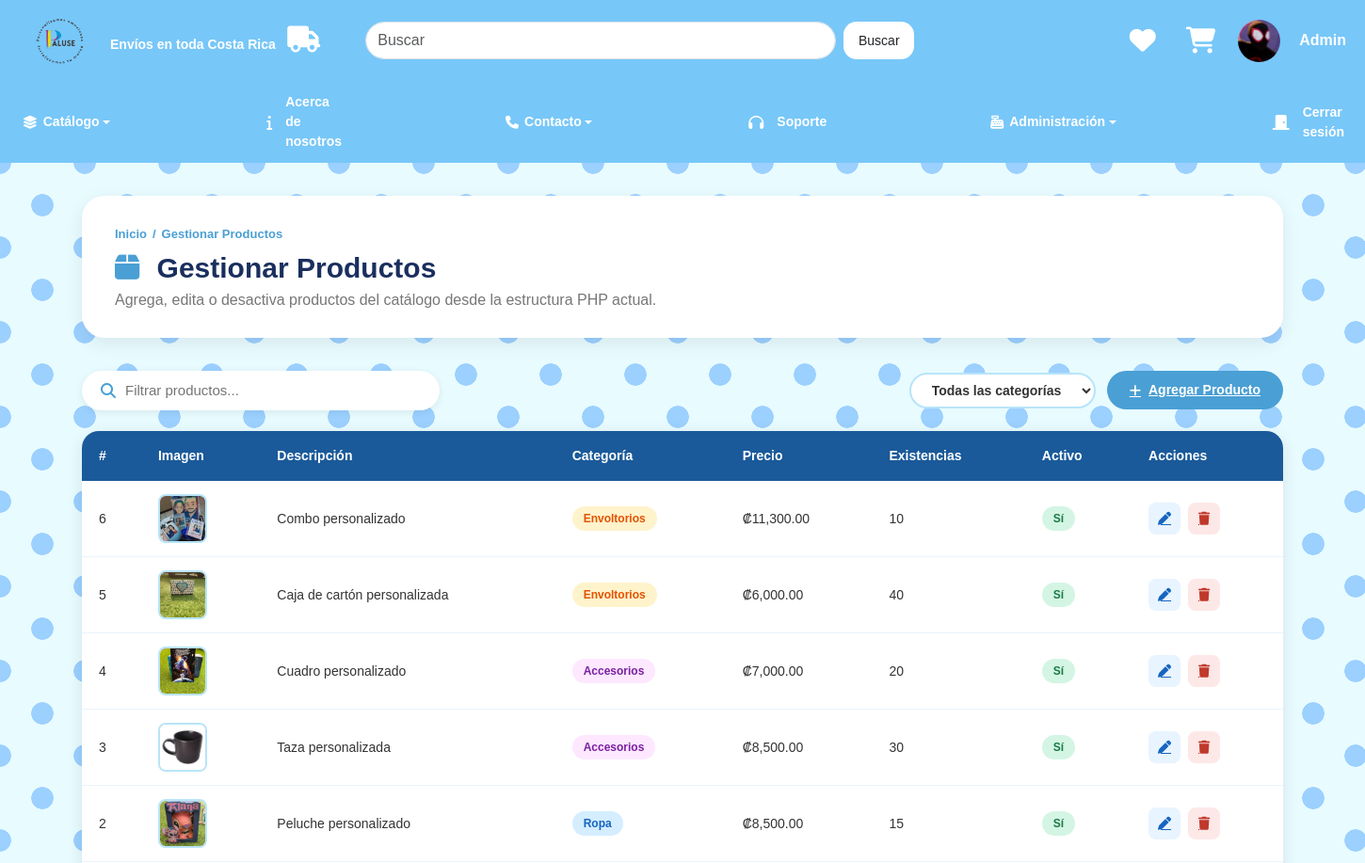
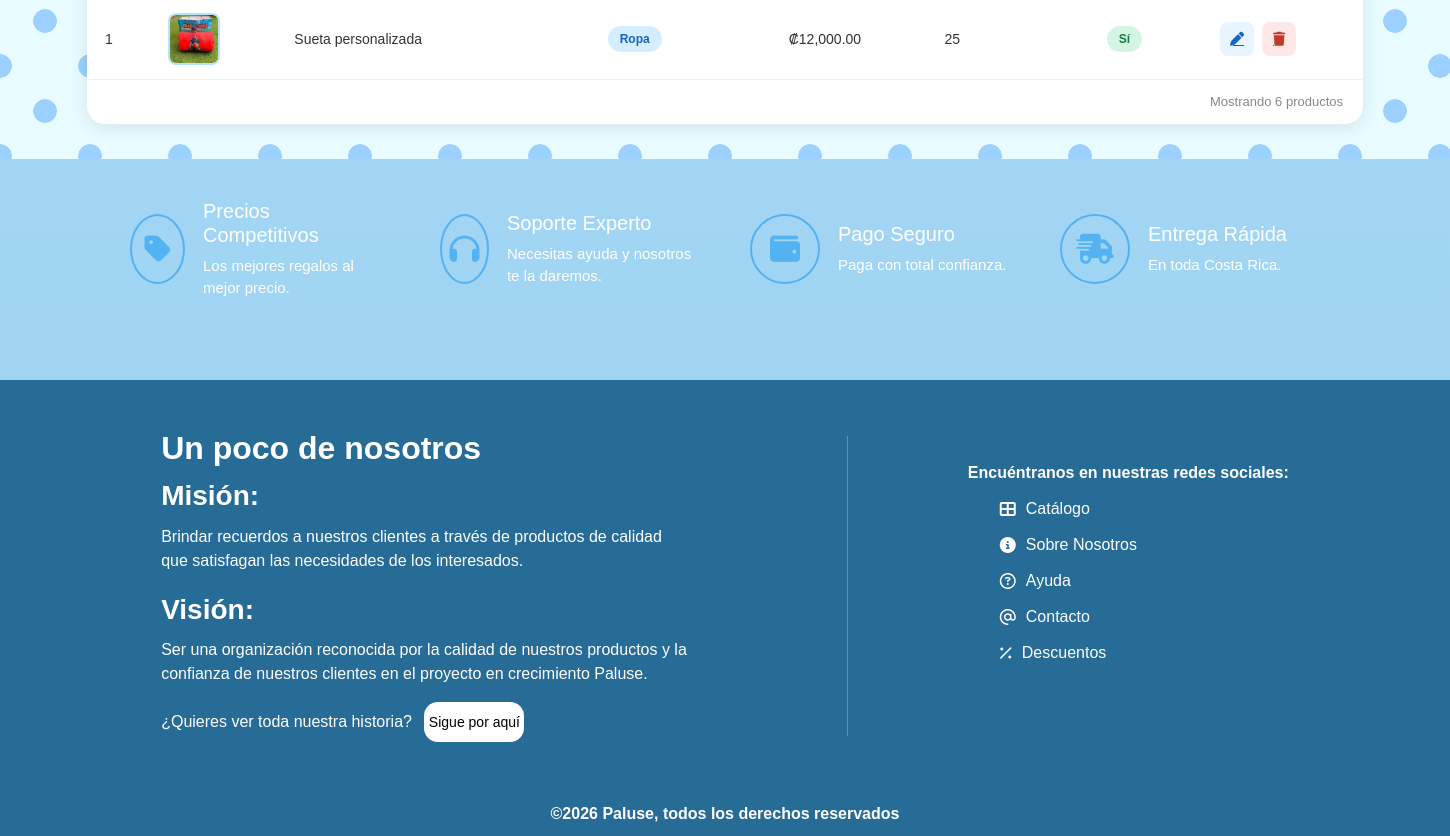
/producto/index (signed in), run on the app's committed database (2 pictures, top to bottom).
### tables this page shows
CREATE TABLE producto (
  id_producto INT NOT NULL AUTO_INCREMENT,
  id_categoria INT NOT NULL,
  descripcion VARCHAR(50) NOT NULL,
  detalle TEXT,
  precio DECIMAL(12,2) CHECK (precio >= 0),
  existencias INT UNSIGNED CHECK (existencias >= 0),
  ruta_imagen VARCHAR(1024),
  activo BOOLEAN,
  fecha_creacion TIMESTAMP DEFAULT CURRENT_TIMESTAMP,
  fecha_modificacion TIMESTAMP DEFAULT CURRENT_TIMESTAMP ON UPDATE CURRENT_TIMESTAMP,
  PRIMARY KEY (id_producto),
  UNIQUE (descripcion),
  INDEX ndx_descripcion (descripcion),
  FOREIGN KEY fk_producto_categoria (id_categoria) REFERENCES categoria(id_categoria)
);

CREATE TABLE categoria (
  id_categoria INT NOT NULL AUTO_INCREMENT,
  descripcion VARCHAR(50) NOT NULL,
  ruta_imagen VARCHAR(1024),
  activo BOOLEAN,
  fecha_creacion TIMESTAMP DEFAULT CURRENT_TIMESTAMP,
  fecha_modificacion TIMESTAMP DEFAULT CURRENT_TIMESTAMP ON UPDATE CURRENT_TIMESTAMP,
  PRIMARY KEY (id_categoria),
  UNIQUE (descripcion),
  INDEX ndx_descripcion (descripcion)
);

### app/controllers/ProductoController.php (called while the page is built, shortened)
<?php
class ProductoController extends Controller {
    private $productoModel;
    private $categoriaModel;
    public function __construct() {
        $this->productoModel = $this->model('Producto');
        $this->categoriaModel = $this->model('Categoria');
    }
    public function index() {
        $this->view('producto/index', [
            'productos' => $this->productoModel->getAll(),
            'categorias' => $this->categoriaModel->getAll(),
            'css' => [
                'indexStyles.css',
                'adminStyles.css',
                'gestionarProductosStyles.css'
            ]
        ]);
    }
}

### app/core/App.php (called while the page is built, shortened)
<?php
class App {
    protected $method = 'index';
    public function __construct() {
        $url = $this->parseUrl();
        if (isset($url[0]) && file_exists('../app/controllers/' . ucfirst($url[0]) . 'Controller.php')) {
            unset($url[0]);
        }
        $this->controller = new $this->controller;
        if (isset($url[1])) {
            if (method_exists($this->controller, $url[1])) {
                $this->method = $url[1];
                unset($url[1]);
            }
        }
        $this->params = $url ? array_values($url) : [];
        call_user_func_array([$this->controller, $this->method], $this->params);
    }
    public function parseUrl() {
        if (isset($_GET['url'])) {
            return explode('/', filter_var(rtrim($_GET['url'], '/'), FILTER_SANITIZE_URL));
        }
        return [];
    }
}

### public/index.php (called while the page is built, shortened)
<?php
require_once '../app/core/App.php';
$app = new App();

### app/models/Producto.php (called while the page is built, shortened)
<?php
require_once '../app/config/Database.php';
class Producto {
    private $db;
    public function __construct() {
        $this->db = Database::getInstance()->getConnection();
    }
    public function getAll() {
        $query = "SELECT producto.*, categoria.descripcion AS categoria_descripcion
                  FROM producto
                  INNER JOIN categoria ON producto.id_categoria = categoria.id_categoria
                  ORDER BY producto.id_producto DESC";
        $result = $this->db->query($query);
        $productos = [];
        if ($result && $result->num_rows > 0) {
            while ($row = $result->fetch_assoc()) {
                $productos[] = $row;
            }
        }
        return $productos;
    }
}

### app/config/Database.php (called while the page is built, shortened)
<?php
class Database {
    private static $instance = null;
    private $conn;
    private function __construct() {
        try {
            $this->conn = new mysqli(DB_HOST, DB_USER, DB_PASS, DB_NAME);
            $this->conn->set_charset("utf8");
        } catch (mysqli_sql_exception $e) {
            die("Error de conexión a la base de datos. Por favor, verifica que MySQL esté encendido y la base de datos '" . DB_NAME . "' exista. Detalle: " . $e->getMessage());
        }
    }
    public static function getInstance() {
        if (!self::$instance) {
            self::$instance = new Database();
        }
        return self::$instance;
    }
    public function getConnection() {
        return $this->conn;
    }
}

### app/views/producto/index.php (the view, shortened to what this page needs)
<?php require_once '../app/views/layouts/head.php'; ?>
<?php require_once '../app/views/layouts/header.php'; ?>
<?php
function productoBadgeClass($categoria) {
    $normalized = strtolower(trim($categoria));
    switch ($normalized) {
        case 'ropa':
            return 'badge-ropa';
        case 'accesorios':
            return 'badge-accesorios';
        case 'envoltorios':
            return 'badge-envoltorios';
    }
}
?>
<main class="admin-page">
    <section class="admin-header">
        <div class="admin-header-texto">
            <nav class="breadcrumb-admin" aria-label="breadcrumb">
                <a href="<?= BASE_URL ?>">Inicio</a>
                <span>/</span>
                <span>Gestionar Productos</span>
            </nav>
            <h1>
                <i class="fa-solid fa-box"></i>
                Gestionar Productos
            </h1>
            <p>Agrega, edita o desactiva productos del catálogo desde la estructura PHP actual.</p>
        </div>
    </section>
    <div class="gp-toolbar">
        <div class="gp-busqueda">
            <i class="fa-solid fa-magnifying-glass"></i>
            <input type="text" id="filtroProducto" placeholder="Filtrar productos..." oninput="filtrarTabla()">
        </div>
        <div class="gp-toolbar-derecha">
            <select id="filtroCategoria" class="gp-select" onchange="filtrarTabla()">
                <option value="">Todas las categorías</option>
            </select>
            <a href="<?= BASE_URL ?>/producto/create" class="btn-agregar">
                <i class="fa-solid fa-plus"></i>
                Agregar Producto
            </a>
        </div>
    </div>
    <div class="gp-tabla-contenedor">
        <table class="gp-tabla" id="tablaProductos">
            <thead>
                <tr>
                    <th>#</th>
                    <th>Imagen</th>
                    <th>Descripción</th>
                    <th>Categoría</th>
                    <th>Precio</th>
                    <th>Existencias</th>
                    <th>Activo</th>
                    <th>Acciones</th>
                </tr>
            </thead>
            <tbody>
                <?php foreach ($data['productos'] as $producto): ?>
                    <tr>
                        <td><?= $producto['id_producto'] ?></td>
                        <td>
                            <?php if (!empty($producto['ruta_imagen'])): ?>
                                <img
                                    src="<?= htmlspecialchars($producto['ruta_imagen']) ?>"
                                    class="gp-img-miniatura"
                                    alt="<?= htmlspecialchars($producto['descripcion']) ?>">
                            <?php else: ?>
                                <span>Sin imagen</span>
                            <?php endif; ?>
                        </td>
                        <td class="col-descripcion"><?= htmlspecialchars($producto['descripcion']) ?></td>
                        <td>
                            <span class="gp-badge <?= productoBadgeClass($producto['categoria_descripcion']) ?>">
                                <?= htmlspecialchars($producto['categoria_descripcion']) ?>
                            </span>
                        </td>
                        <td>₡<?= number_format((float) $producto['precio'], 2) ?></td>
                        <td><?= (int) $producto['existencias'] ?></td>
                        <td>
                            <span class="gp-activo <?= !empty($producto['activo']) ? 'activo-si' : 'activo-no' ?>">
                                <?= !empty($producto['activo']) ? 'Sí' : 'No' ?>
                            </span>
                        </td>
                        <td>
                            <div class="gp-acciones">
                                <a
                                    href="<?= BASE_URL ?>/producto/edit/<?= $producto['id_producto'] ?>"
                                    class="btn-editar"
                                    title="Editar">
                                    <i class="fa-solid fa-pen"></i>
                                </a>
                                <a
                                    href="<?= BASE_URL ?>/producto/delete/<?= $producto['id_producto'] ?>"
                                    class="btn-eliminar"
                                    title="Eliminar"
                                    onclick="return confirm('¿Seguro que deseas desactivar este producto?');">
                                    <i class="fa-solid fa-trash"></i>
                                </a>
                            </div>
                        </td>
                    </tr>
                <?php endforeach; ?>
            </tbody>
        </table>
        <div class="gp-contador">
            <span id="contadorProductos">Mostrando <?= count($data['productos']) ?> productos</span>
        </div>
    </div>
</main>
<?php require_once '../app/views/layouts/footer.php'; ?>

### public/css/general.css (style rules this page uses)
* { margin:0; padding:0; box-sizing:border-box; }
body { background:linear-gradient(180deg,#aadcfa,#9dd1f1); font-family:Arial, Helvetica, sans-serif; }

### public/css/indexStyles.css (style rules this page uses)
* { margin: 0; padding: 0; box-sizing: border-box; }
body { background: linear-gradient(180deg, #aadcfa, #9dd1f1); font-family: Arial, Helvetica, sans-serif; }

### public/css/adminStyles.css (style rules this page uses)
.admin-page { min-height: 100vh; padding: 35px 6%; background-color: #e8fbff; background-image: radial-gradient(#9bd0ff 18%, transparent 19%), radial-gradient(#9bd0ff 18%, transparent 19%); background-size: 90px 90px; background-position: 0 0, 45px 45px; }
.admin-header { display: flex; justify-content: space-between; align-items: center; background: white; border-radius: 24px; padding: 28px 35px; margin-bottom: 35px; box-shadow: 0 6px 20px rgba(0, 0, 0, 0.08); flex-wrap: wrap; gap: 15px; }
.admin-header-texto h1 { font-size: 34px; font-weight: 900; color: #1a2f5e; margin-bottom: 4px; }
.admin-header-texto p { color: #777; font-size: 16px; margin: 0; }

### public/css/gestionarProductosStyles.css (style rules this page uses)
.breadcrumb-admin { display: inline-flex; align-items: center; gap: 6px; font-size: 13px; font-weight: 600; color: #4a9fd4; margin-bottom: 8px; }
.breadcrumb-admin a { color: #4a9fd4; text-decoration: none; transition: 0.2s; }
.breadcrumb-admin span { color: #4a9fd4; }
.admin-header-texto h1 { font-size: 30px; font-weight: 900; color: #1a2f5e; margin-bottom: 4px; }
.admin-header-texto h1 i { margin-right: 10px; color: #4a9fd4; }
.gp-toolbar { display: flex; justify-content: space-between; align-items: center; margin-bottom: 22px; gap: 14px; flex-wrap: wrap; }
.gp-busqueda { display: flex; align-items: center; background: white; border-radius: 50px; padding: 10px 20px; gap: 10px; box-shadow: 0 2px 8px rgba(0,0,0,0.08); flex: 1; max-width: 380px; }
.gp-busqueda i { color: #4a9fd4; font-size: 16px; }
.gp-busqueda input { border: none; outline: none; font-size: 15px; width: 100%; background: transparent; color: #333; }
.gp-toolbar-derecha { display: flex; align-items: center; gap: 12px; }
.gp-select { border: 2px solid #b8e4f9; border-radius: 50px; padding: 8px 18px; font-size: 14px; font-weight: 600; color: #333; background: white; cursor: pointer; outline: none; transition: border-color 0.2s; }
.btn-agregar { background: #4a9fd4; color: white; border: none; border-radius: 50px; padding: 10px 24px; font-size: 14px; font-weight: 700; cursor: pointer; display: flex; align-items: center; gap: 8px; transition: background 0.25s, transform 0.2s; white-space: nowrap; }
.gp-tabla-contenedor { background: white; border-radius: 18px; box-shadow: 0 4px 18px rgba(0,0,0,0.09); overflow: hidden; }
.gp-tabla { width: 100%; border-collapse: collapse; }
.gp-tabla thead tr { background: #1a5a9a; color: white; }
.gp-tabla thead th { padding: 16px 18px; font-size: 14px; font-weight: 700; text-align: left; white-space: nowrap; }
.gp-tabla tbody tr { border-bottom: 1px solid #e8f4fc; transition: background 0.18s; }
.gp-tabla tbody tr:last-child { border-bottom: none; }
.gp-tabla td { padding: 14px 18px; font-size: 14px; color: #333; vertical-align: middle; }
.gp-img-miniatura { width: 52px; height: 52px; object-fit: cover; border-radius: 8px; border: 2px solid #b8e4f9; }
.gp-badge { font-size: 12px; font-weight: 700; padding: 4px 12px; border-radius: 50px; display: inline-block; }
.badge-ropa { background: #d4edff; color: #1565c0; }
.badge-accesorios { background: #fde8ff; color: #7b1fa2; }
.badge-envoltorios { background: #fff3cc; color: #e65100; }
.gp-activo { font-size: 12px; font-weight: 700; padding: 4px 12px; border-radius: 50px; display: inline-block; }
.activo-si { background: #d4f5e4; color: #1b7a47; }
.gp-acciones { display: flex; gap: 8px; }
.btn-editar, .btn-eliminar { width: 34px; height: 34px; border: none; border-radius: 8px; cursor: pointer; display: flex; align-items: center; justify-content: center; font-size: 14px; transition: transform 0.2s, opacity 0.2s; }
.btn-editar { background: #e8f4ff; color: #1565c0; }
.btn-eliminar { background: #fde8e8; color: #c0392b; }
.gp-contador { padding: 12px 20px; font-size: 13px; color: #888; border-top: 1px solid #e8f4fc; text-align: right; }

### data on the page
producto: id_producto "6", ruta_imagen (picture), descripcion "Combo personalizado", id_categoria.descripcion "Envoltorios", precio "11,300.00", existencias "10", activo "Sí"
producto: id_producto "5", ruta_imagen (picture), descripcion "Caja de cartón personalizada", id_categoria.descripcion "Envoltorios", precio "6,000.00", existencias "40", activo "Sí"
producto: id_producto "4", ruta_imagen (picture), descripcion "Cuadro personalizado", id_categoria.descripcion "Accesorios", precio "7,000.00", existencias "20", activo "Sí"
producto: id_producto "3", ruta_imagen (picture), descripcion "Taza personalizada", id_categoria.descripcion "Accesorios", precio "8,500.00", existencias "30", activo "Sí"
producto: id_producto "2", ruta_imagen (picture), descripcion "Peluche personalizado", id_categoria.descripcion "Ropa", precio "8,500.00", existencias "15", activo "Sí"
producto: id_producto "1", ruta_imagen (picture), descripcion "Sueta personalizada", id_categoria.descripcion "Ropa", precio "12,000.00", existencias "25", activo "Sí"

### other printed values
$_SESSION['nombre'] "Admin"
count($data['productos']) "6"
